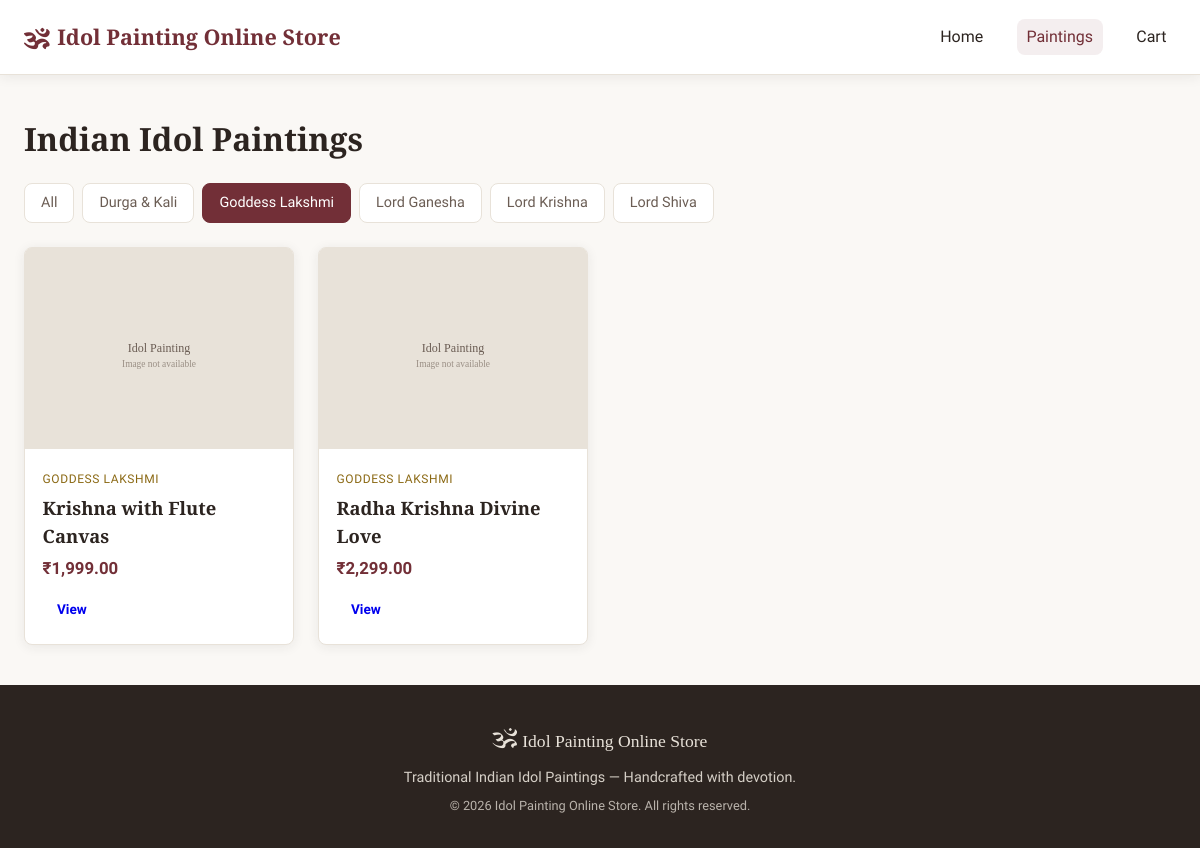
Screenshot of /products.php?category=3 with the database file from the repository.
### tables this page shows
CREATE TABLE categories (
    id INT AUTO_INCREMENT PRIMARY KEY,
    name VARCHAR(50) NOT NULL
);

CREATE TABLE products (
    id INT AUTO_INCREMENT PRIMARY KEY,
    category_id INT DEFAULT 1,
    name VARCHAR(200) NOT NULL,
    description TEXT,
    price DECIMAL(10, 2) NOT NULL,
    image_path VARCHAR(255) DEFAULT 'images/placeholder.jpg',
    stock INT DEFAULT 10,
    created_at TIMESTAMP DEFAULT CURRENT_TIMESTAMP,
    FOREIGN KEY (category_id) REFERENCES categories(id)
);

### products.php (the view, shortened to what this page needs)
<?php
require_once __DIR__ . '/includes/header.php';
$pdo = getDB();
$category_filter = isset($_GET['category']) ? (int)$_GET['category'] : 0;
$sql = 'SELECT p.*, c.name AS category_name FROM products p LEFT JOIN categories c ON p.category_id = c.id WHERE 1=1';
$params = [];
if ($category_filter > 0) {
    $sql .= ' AND p.category_id = ?';
    $params[] = $category_filter;
}
$sql .= ' ORDER BY p.name';
$stmt = $pdo->prepare($sql);
$stmt->execute($params);
$products = $stmt->fetchAll();
$cats = $pdo->query('SELECT id, name FROM categories ORDER BY name')->fetchAll();
?>
<section class="section">
    <h1 class="page-title">Indian Idol Paintings</h1>
    <div class="filter-bar">
        <a href="products.php" class="filter-btn <?php echo $category_filter === 0 ? 'active' : ''; ?>">All</a>
        <?php foreach ($cats as $c): ?>
        <a href="products.php?category=<?php echo (int)$c['id']; ?>" class="filter-btn <?php echo $category_filter === (int)$c['id'] ? 'active' : ''; ?>"><?php echo htmlspecialchars($c['name']); ?></a>
        <?php endforeach; ?>
    </div>
    <div class="product-grid">
        <?php foreach ($products as $p): ?>
        <article class="product-card">
            <a href="product.php?id=<?php echo (int)$p['id']; ?>" class="product-image-wrap">
                <img src="<?php echo htmlspecialchars($p['image_path']); ?>" alt="<?php echo htmlspecialchars($p['name']); ?>" onerror="this.src='images/placeholder.svg'">
            </a>
            <div class="product-info">
                <span class="product-category"><?php echo htmlspecialchars($p['category_name'] ?? 'Painting'); ?></span>
                <h3><a href="product.php?id=<?php echo (int)$p['id']; ?>"><?php echo htmlspecialchars($p['name']); ?></a></h3>
                <p class="product-price"><?php echo CURRENCY . number_format($p['price'], 2); ?></p>
                <a href="product.php?id=<?php echo (int)$p['id']; ?>" class="btn btn-small">View</a>
            </div>
        </article>
        <?php endforeach; ?>
    </div>
</section>
<?php require_once __DIR__ . '/includes/footer.php'; ?>

### css/style.css (style rules this page uses)
:root { --color-bg: #faf8f5; --color-surface: #ffffff; --color-border: #e8e2d9; --color-text: #2c2420; --color-text-muted: #6b5d54; --color-accent: #b8860b; --color-accent-dark: #8b6914; --color-maroon: #722f37; --color-gold: #c9a227; --font-head: 'Cormorant Garamond', Georgia, serif; --font-body: 'Source Sans 3', system-ui, sans-serif; --shadow: 0 2px 12px rgba(44, 36, 32, 0.08); --radius: 8px; }
* { box-sizing: border-box; }
body { margin: 0; font-family: var(--font-body); font-size: 16px; line-height: 1.5; color: var(--color-text); background: var(--color-bg); min-height: 100vh; display: flex; flex-direction: column; }
.btn { display: inline-block; padding: 0.65rem 1.4rem; border-radius: var(--radius); font-family: var(--font-body); font-weight: 600; text-decoration: none; border: none; cursor: pointer; font-size: 0.95rem; transition: background 0.2s, transform 0.1s; }
.btn-small { padding: 0.4rem 0.9rem; font-size: 0.85rem; }
.section { max-width: 1200px; margin: 0 auto; padding: 2.5rem 1.5rem; }
.section-title, .page-title { font-family: var(--font-head); font-size: 1.75rem; margin: 0 0 1.5rem; color: var(--color-text); }
.page-title { font-size: 2rem; margin-bottom: 1.25rem; }
.filter-bar { display: flex; flex-wrap: wrap; gap: 0.5rem; margin-bottom: 1.5rem; }
.filter-btn { padding: 0.5rem 1rem; border-radius: var(--radius); text-decoration: none; color: var(--color-text-muted); background: var(--color-surface); border: 1px solid var(--color-border); font-size: 0.9rem; }
.filter-btn:hover, .filter-btn.active { background: var(--color-maroon); color: #fff; border-color: var(--color-maroon); }
.product-grid { display: grid; grid-template-columns: repeat(auto-fill, minmax(260px, 1fr)); gap: 1.5rem; }
.product-card { background: var(--color-surface); border-radius: var(--radius); overflow: hidden; box-shadow: var(--shadow); border: 1px solid var(--color-border); transition: box-shadow 0.2s, transform 0.15s; }
.product-image-wrap { display: block; aspect-ratio: 4/3; overflow: hidden; background: var(--color-border); }
.product-card img, .product-detail-image img { width: 100%; height: 100%; object-fit: cover; }
.product-info { padding: 1.1rem; }
.product-info h3 { font-family: var(--font-head); font-size: 1.15rem; margin: 0.25rem 0 0.4rem; font-weight: 600; }
.product-info h3 a { color: var(--color-text); text-decoration: none; }
.product-category { font-size: 0.75rem; text-transform: uppercase; letter-spacing: 0.05em; color: var(--color-accent-dark); }
.product-price { font-weight: 600; color: var(--color-maroon); margin: 0.4rem 0 0.75rem; font-size: 1.05rem; }

### rows the page displays
categories: name "Durga & Kali"
categories: name "Goddess Lakshmi"
categories: name "Lord Ganesha"
categories: name "Lord Krishna"
categories: name "Lord Shiva"
products: category.name "GODDESS LAKSHMI", name "Krishna with Flute Canvas", price "1,999.00"
products: category.name "GODDESS LAKSHMI", name "Radha Krishna Divine Love", price "2,299.00"

### other values shown
SITE_NAME "Idol Painting Online Store"
